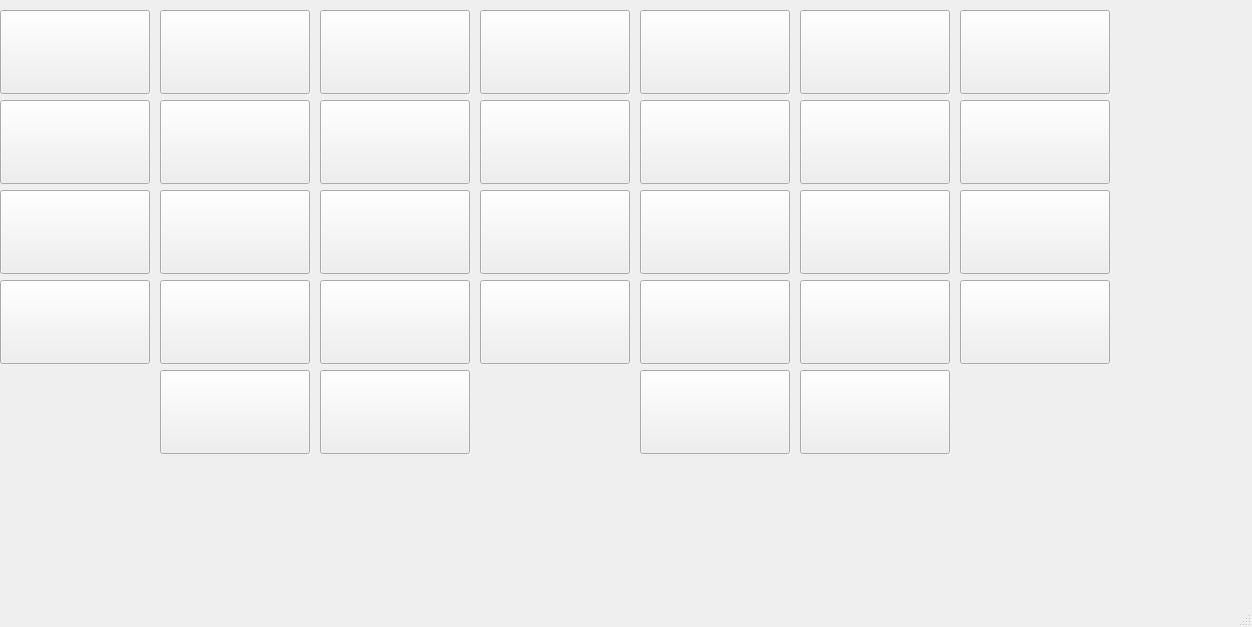
<?xml version="1.0" encoding="UTF-8"?>
<ui version="4.0">
 <class>MainWindow</class>
 <widget class="QMainWindow" name="MainWindow">
  <property name="geometry">
   <rect>
    <x>0</x>
    <y>0</y>
    <width>1252</width>
    <height>627</height>
   </rect>
  </property>
  <property name="windowTitle">
   <string>MainWindow</string>
  </property>
  <widget class="QWidget" name="centralwidget">
   <widget class="QPushButton" name="abaddon_button">
    <property name="geometry">
     <rect>
      <x>0</x>
      <y>10</y>
      <width>150</width>
      <height>84</height>
     </rect>
    </property>
    <property name="text">
     <string/>
    </property>
    <property name="icon">
     <iconset>
      <normaloff>ProjecX/Images/Abaddon.png</normaloff>ProjecX/Images/Abaddon.png</iconset>
    </property>
    <property name="iconSize">
     <size>
      <width>150</width>
      <height>84</height>
     </size>
    </property>
   </widget>
   <widget class="QPushButton" name="alchemist_button">
    <property name="geometry">
     <rect>
      <x>160</x>
      <y>10</y>
      <width>150</width>
      <height>84</height>
     </rect>
    </property>
    <property name="text">
     <string/>
    </property>
    <property name="icon">
     <iconset>
      <normaloff>ProjecX/Images/Alchemist.png</normaloff>ProjecX/Images/Alchemist.png</iconset>
    </property>
    <property name="iconSize">
     <size>
      <width>150</width>
      <height>84</height>
     </size>
    </property>
   </widget>
   <widget class="QPushButton" name="axe_button">
    <property name="geometry">
     <rect>
      <x>320</x>
      <y>10</y>
      <width>150</width>
      <height>84</height>
     </rect>
    </property>
    <property name="text">
     <string/>
    </property>
    <property name="icon">
     <iconset>
      <normaloff>ProjecX/Images/Axe.png</normaloff>ProjecX/Images/Axe.png</iconset>
    </property>
    <property name="iconSize">
     <size>
      <width>150</width>
      <height>84</height>
     </size>
    </property>
   </widget>
   <widget class="QPushButton" name="beastmaster_button">
    <property name="geometry">
     <rect>
      <x>480</x>
      <y>10</y>
      <width>150</width>
      <height>84</height>
     </rect>
    </property>
    <property name="text">
     <string/>
    </property>
    <property name="icon">
     <iconset>
      <normaloff>ProjecX/Images/Beastmaster.png</normaloff>ProjecX/Images/Beastmaster.png</iconset>
    </property>
    <property name="iconSize">
     <size>
      <width>150</width>
      <height>84</height>
     </size>
    </property>
   </widget>
   <widget class="QPushButton" name="cw_button">
    <property name="geometry">
     <rect>
      <x>960</x>
      <y>10</y>
      <width>150</width>
      <height>84</height>
     </rect>
    </property>
    <property name="text">
     <string/>
    </property>
    <property name="icon">
     <iconset>
      <normaloff>ProjecX/Images/Centaur Warrunner.png</normaloff>ProjecX/Images/Centaur Warrunner.png</iconset>
    </property>
    <property name="iconSize">
     <size>
      <width>150</width>
      <height>84</height>
     </size>
    </property>
   </widget>
   <widget class="QPushButton" name="bristleback_button">
    <property name="geometry">
     <rect>
      <x>800</x>
      <y>10</y>
      <width>150</width>
      <height>84</height>
     </rect>
    </property>
    <property name="text">
     <string/>
    </property>
    <property name="icon">
     <iconset>
      <normaloff>ProjecX/Images/Bristleback.png</normaloff>ProjecX/Images/Bristleback.png</iconset>
    </property>
    <property name="iconSize">
     <size>
      <width>150</width>
      <height>84</height>
     </size>
    </property>
   </widget>
   <widget class="QPushButton" name="brewmaster_button">
    <property name="geometry">
     <rect>
      <x>640</x>
      <y>10</y>
      <width>150</width>
      <height>84</height>
     </rect>
    </property>
    <property name="text">
     <string/>
    </property>
    <property name="icon">
     <iconset>
      <normaloff>ProjecX/Images/Brewmaster.png</normaloff>ProjecX/Images/Brewmaster.png</iconset>
    </property>
    <property name="iconSize">
     <size>
      <width>150</width>
      <height>84</height>
     </size>
    </property>
   </widget>
   <widget class="QPushButton" name="ck_button">
    <property name="geometry">
     <rect>
      <x>0</x>
      <y>100</y>
      <width>150</width>
      <height>84</height>
     </rect>
    </property>
    <property name="text">
     <string/>
    </property>
    <property name="icon">
     <iconset>
      <normaloff>ProjecX/Images/Chaos Knight.png</normaloff>ProjecX/Images/Chaos Knight.png</iconset>
    </property>
    <property name="iconSize">
     <size>
      <width>150</width>
      <height>84</height>
     </size>
    </property>
   </widget>
   <widget class="QPushButton" name="dk_button">
    <property name="geometry">
     <rect>
      <x>480</x>
      <y>100</y>
      <width>150</width>
      <height>84</height>
     </rect>
    </property>
    <property name="text">
     <string/>
    </property>
    <property name="icon">
     <iconset>
      <normaloff>ProjecX/Images/Dragon Knight.png</normaloff>ProjecX/Images/Dragon Knight.png</iconset>
    </property>
    <property name="iconSize">
     <size>
      <width>150</width>
      <height>84</height>
     </size>
    </property>
   </widget>
   <widget class="QPushButton" name="doom_button">
    <property name="geometry">
     <rect>
      <x>320</x>
      <y>100</y>
      <width>150</width>
      <height>84</height>
     </rect>
    </property>
    <property name="text">
     <string/>
    </property>
    <property name="icon">
     <iconset>
      <normaloff>ProjecX/Images/Doom.png</normaloff>ProjecX/Images/Doom.png</iconset>
    </property>
    <property name="iconSize">
     <size>
      <width>150</width>
      <height>84</height>
     </size>
    </property>
   </widget>
   <widget class="QPushButton" name="earth_button">
    <property name="geometry">
     <rect>
      <x>640</x>
      <y>100</y>
      <width>150</width>
      <height>84</height>
     </rect>
    </property>
    <property name="text">
     <string/>
    </property>
    <property name="icon">
     <iconset>
      <normaloff>ProjecX/Images/Earth Spirit.png</normaloff>ProjecX/Images/Earth Spirit.png</iconset>
    </property>
    <property name="iconSize">
     <size>
      <width>150</width>
      <height>84</height>
     </size>
    </property>
   </widget>
   <widget class="QPushButton" name="clockwerk_button">
    <property name="geometry">
     <rect>
      <x>160</x>
      <y>100</y>
      <width>150</width>
      <height>84</height>
     </rect>
    </property>
    <property name="text">
     <string/>
    </property>
    <property name="icon">
     <iconset>
      <normaloff>ProjecX/Images/Clockwerk.png</normaloff>ProjecX/Images/Clockwerk.png</iconset>
    </property>
    <property name="iconSize">
     <size>
      <width>150</width>
      <height>84</height>
     </size>
    </property>
   </widget>
   <widget class="QPushButton" name="et_button">
    <property name="geometry">
     <rect>
      <x>960</x>
      <y>100</y>
      <width>150</width>
      <height>84</height>
     </rect>
    </property>
    <property name="text">
     <string/>
    </property>
    <property name="icon">
     <iconset>
      <normaloff>ProjecX/Images/Elder Titan.png</normaloff>ProjecX/Images/Elder Titan.png</iconset>
    </property>
    <property name="iconSize">
     <size>
      <width>150</width>
      <height>84</height>
     </size>
    </property>
   </widget>
   <widget class="QPushButton" name="es_button">
    <property name="geometry">
     <rect>
      <x>800</x>
      <y>100</y>
      <width>150</width>
      <height>84</height>
     </rect>
    </property>
    <property name="text">
     <string/>
    </property>
    <property name="icon">
     <iconset>
      <normaloff>ProjecX/Images/Earthshaker.png</normaloff>ProjecX/Images/Earthshaker.png</iconset>
    </property>
    <property name="iconSize">
     <size>
      <width>150</width>
      <height>84</height>
     </size>
    </property>
   </widget>
   <widget class="QPushButton" name="lifestealer_button">
    <property name="geometry">
     <rect>
      <x>640</x>
      <y>190</y>
      <width>150</width>
      <height>84</height>
     </rect>
    </property>
    <property name="text">
     <string/>
    </property>
    <property name="icon">
     <iconset>
      <normaloff>ProjecX/Images/Lifestealer.png</normaloff>ProjecX/Images/Lifestealer.png</iconset>
    </property>
    <property name="iconSize">
     <size>
      <width>150</width>
      <height>84</height>
     </size>
    </property>
   </widget>
   <widget class="QPushButton" name="kunkka_button">
    <property name="geometry">
     <rect>
      <x>320</x>
      <y>190</y>
      <width>150</width>
      <height>84</height>
     </rect>
    </property>
    <property name="text">
     <string/>
    </property>
    <property name="icon">
     <iconset>
      <normaloff>ProjecX/Images/Kunkka.png</normaloff>ProjecX/Images/Kunkka.png</iconset>
    </property>
    <property name="iconSize">
     <size>
      <width>150</width>
      <height>84</height>
     </size>
    </property>
   </widget>
   <widget class="QPushButton" name="io_button">
    <property name="geometry">
     <rect>
      <x>160</x>
      <y>190</y>
      <width>150</width>
      <height>84</height>
     </rect>
    </property>
    <property name="text">
     <string/>
    </property>
    <property name="icon">
     <iconset>
      <normaloff>ProjecX/Images/Io.png</normaloff>ProjecX/Images/Io.png</iconset>
    </property>
    <property name="iconSize">
     <size>
      <width>150</width>
      <height>84</height>
     </size>
    </property>
   </widget>
   <widget class="QPushButton" name="lycan_button">
    <property name="geometry">
     <rect>
      <x>800</x>
      <y>190</y>
      <width>150</width>
      <height>84</height>
     </rect>
    </property>
    <property name="text">
     <string/>
    </property>
    <property name="icon">
     <iconset>
      <normaloff>ProjecX/Images/Lycan.png</normaloff>ProjecX/Images/Lycan.png</iconset>
    </property>
    <property name="iconSize">
     <size>
      <width>150</width>
      <height>84</height>
     </size>
    </property>
   </widget>
   <widget class="QPushButton" name="magnus_button">
    <property name="geometry">
     <rect>
      <x>960</x>
      <y>190</y>
      <width>150</width>
      <height>84</height>
     </rect>
    </property>
    <property name="text">
     <string/>
    </property>
    <property name="icon">
     <iconset>
      <normaloff>ProjecX/Images/Magnus.png</normaloff>ProjecX/Images/Magnus.png</iconset>
    </property>
    <property name="iconSize">
     <size>
      <width>150</width>
      <height>84</height>
     </size>
    </property>
   </widget>
   <widget class="QPushButton" name="huskar_button">
    <property name="geometry">
     <rect>
      <x>0</x>
      <y>190</y>
      <width>150</width>
      <height>84</height>
     </rect>
    </property>
    <property name="text">
     <string/>
    </property>
    <property name="icon">
     <iconset>
      <normaloff>ProjecX/Images/Huskar.png</normaloff>ProjecX/Images/Huskar.png</iconset>
    </property>
    <property name="iconSize">
     <size>
      <width>150</width>
      <height>84</height>
     </size>
    </property>
   </widget>
   <widget class="QPushButton" name="lc_button">
    <property name="geometry">
     <rect>
      <x>480</x>
      <y>190</y>
      <width>150</width>
      <height>84</height>
     </rect>
    </property>
    <property name="text">
     <string/>
    </property>
    <property name="icon">
     <iconset>
      <normaloff>ProjecX/Images/Legion Commander.png</normaloff>ProjecX/Images/Legion Commander.png</iconset>
    </property>
    <property name="iconSize">
     <size>
      <width>150</width>
      <height>84</height>
     </size>
    </property>
   </widget>
   <widget class="QPushButton" name="pudge_button">
    <property name="geometry">
     <rect>
      <x>640</x>
      <y>280</y>
      <width>150</width>
      <height>84</height>
     </rect>
    </property>
    <property name="text">
     <string/>
    </property>
    <property name="icon">
     <iconset>
      <normaloff>ProjecX/Images/Pudge.png</normaloff>ProjecX/Images/Pudge.png</iconset>
    </property>
    <property name="iconSize">
     <size>
      <width>150</width>
      <height>84</height>
     </size>
    </property>
   </widget>
   <widget class="QPushButton" name="omniknight_button">
    <property name="geometry">
     <rect>
      <x>320</x>
      <y>280</y>
      <width>150</width>
      <height>84</height>
     </rect>
    </property>
    <property name="text">
     <string/>
    </property>
    <property name="icon">
     <iconset>
      <normaloff>ProjecX/Images/Omniknight.png</normaloff>ProjecX/Images/Omniknight.png</iconset>
    </property>
    <property name="iconSize">
     <size>
      <width>150</width>
      <height>84</height>
     </size>
    </property>
   </widget>
   <widget class="QPushButton" name="ns_button">
    <property name="geometry">
     <rect>
      <x>160</x>
      <y>280</y>
      <width>150</width>
      <height>84</height>
     </rect>
    </property>
    <property name="text">
     <string/>
    </property>
    <property name="icon">
     <iconset>
      <normaloff>ProjecX/Images/Night Stalker.png</normaloff>ProjecX/Images/Night Stalker.png</iconset>
    </property>
    <property name="iconSize">
     <size>
      <width>150</width>
      <height>84</height>
     </size>
    </property>
   </widget>
   <widget class="QPushButton" name="sk_button">
    <property name="geometry">
     <rect>
      <x>800</x>
      <y>280</y>
      <width>150</width>
      <height>84</height>
     </rect>
    </property>
    <property name="text">
     <string/>
    </property>
    <property name="icon">
     <iconset>
      <normaloff>ProjecX/Images/Sand King.png</normaloff>ProjecX/Images/Sand King.png</iconset>
    </property>
    <property name="iconSize">
     <size>
      <width>150</width>
      <height>84</height>
     </size>
    </property>
   </widget>
   <widget class="QPushButton" name="slardar_button">
    <property name="geometry">
     <rect>
      <x>960</x>
      <y>280</y>
      <width>150</width>
      <height>84</height>
     </rect>
    </property>
    <property name="text">
     <string/>
    </property>
    <property name="icon">
     <iconset>
      <normaloff>ProjecX/Images/Slardar.png</normaloff>ProjecX/Images/Slardar.png</iconset>
    </property>
    <property name="iconSize">
     <size>
      <width>150</width>
      <height>84</height>
     </size>
    </property>
   </widget>
   <widget class="QPushButton" name="mars_button">
    <property name="geometry">
     <rect>
      <x>0</x>
      <y>280</y>
      <width>150</width>
      <height>84</height>
     </rect>
    </property>
    <property name="text">
     <string/>
    </property>
    <property name="icon">
     <iconset>
      <normaloff>ProjecX/Images/Mars.png</normaloff>ProjecX/Images/Mars.png</iconset>
    </property>
    <property name="iconSize">
     <size>
      <width>150</width>
      <height>84</height>
     </size>
    </property>
   </widget>
   <widget class="QPushButton" name="phoenix_button">
    <property name="geometry">
     <rect>
      <x>480</x>
      <y>280</y>
      <width>150</width>
      <height>84</height>
     </rect>
    </property>
    <property name="text">
     <string/>
    </property>
    <property name="icon">
     <iconset>
      <normaloff>ProjecX/Images/Phoenix.png</normaloff>ProjecX/Images/Phoenix.png</iconset>
    </property>
    <property name="iconSize">
     <size>
      <width>150</width>
      <height>84</height>
     </size>
    </property>
   </widget>
   <widget class="QPushButton" name="undying_button">
    <property name="geometry">
     <rect>
      <x>640</x>
      <y>370</y>
      <width>150</width>
      <height>84</height>
     </rect>
    </property>
    <property name="text">
     <string/>
    </property>
    <property name="icon">
     <iconset>
      <normaloff>ProjecX/Images/Undying.png</normaloff>ProjecX/Images/Undying.png</iconset>
    </property>
    <property name="iconSize">
     <size>
      <width>150</width>
      <height>84</height>
     </size>
    </property>
   </widget>
   <widget class="QPushButton" name="underlord_button">
    <property name="geometry">
     <rect>
      <x>320</x>
      <y>370</y>
      <width>150</width>
      <height>84</height>
     </rect>
    </property>
    <property name="text">
     <string/>
    </property>
    <property name="icon">
     <iconset>
      <normaloff>ProjecX/Images/Underlord.png</normaloff>ProjecX/Images/Underlord.png</iconset>
    </property>
    <property name="iconSize">
     <size>
      <width>150</width>
      <height>84</height>
     </size>
    </property>
   </widget>
   <widget class="QPushButton" name="tusk_button">
    <property name="geometry">
     <rect>
      <x>160</x>
      <y>370</y>
      <width>150</width>
      <height>84</height>
     </rect>
    </property>
    <property name="text">
     <string/>
    </property>
    <property name="icon">
     <iconset>
      <normaloff>ProjecX/Images/Tusk.png</normaloff>ProjecX/Images/Tusk.png</iconset>
    </property>
    <property name="iconSize">
     <size>
      <width>150</width>
      <height>84</height>
     </size>
    </property>
   </widget>
   <widget class="QPushButton" name="wk_button">
    <property name="geometry">
     <rect>
      <x>800</x>
      <y>370</y>
      <width>150</width>
      <height>84</height>
     </rect>
    </property>
    <property name="text">
     <string/>
    </property>
    <property name="icon">
     <iconset>
      <normaloff>ProjecX/Images/Wraith King.png</normaloff>ProjecX/Images/Wraith King.png</iconset>
    </property>
    <property name="iconSize">
     <size>
      <width>150</width>
      <height>84</height>
     </size>
    </property>
   </widget>
  </widget>
  <widget class="QMenuBar" name="menubar">
   <property name="geometry">
    <rect>
     <x>0</x>
     <y>0</y>
     <width>1252</width>
     <height>21</height>
    </rect>
   </property>
  </widget>
  <widget class="QStatusBar" name="statusbar"/>
 </widget>
 <resources/>
 <connections/>
</ui>
